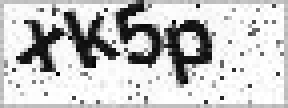
#> input picture gry.png, 72 x 27 px (shown 4 times larger)
$ python imgProcess.py
#> lines starting #> are read from the running program, lines starting #| are printed output that depends on the picture
#! /usr/bin/env python3

from PIL import Image
from PIL import ImageFilter
import pytesseract

threshold = 150
table = []
for i in range(256):
    if i < threshold:
        table.append(0)
    else:
        table.append(1)

imgry = Image.open('gry.png')
#> imgry is the input picture: PIL image 72x27 L; min 3, max 255, mean 198.1
out = imgry.point(table, '1')
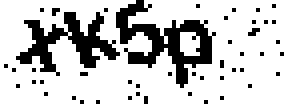
#> out: PIL image 72x27 1 (shown 4 times larger); 79% white; black in thin lines or dots
out = out.filter(ImageFilter.EDGE_ENHANCE_MORE)
out.show()
out.save('test2.png')

#> (the run stopped early here; a loop or call above may not have finished)
